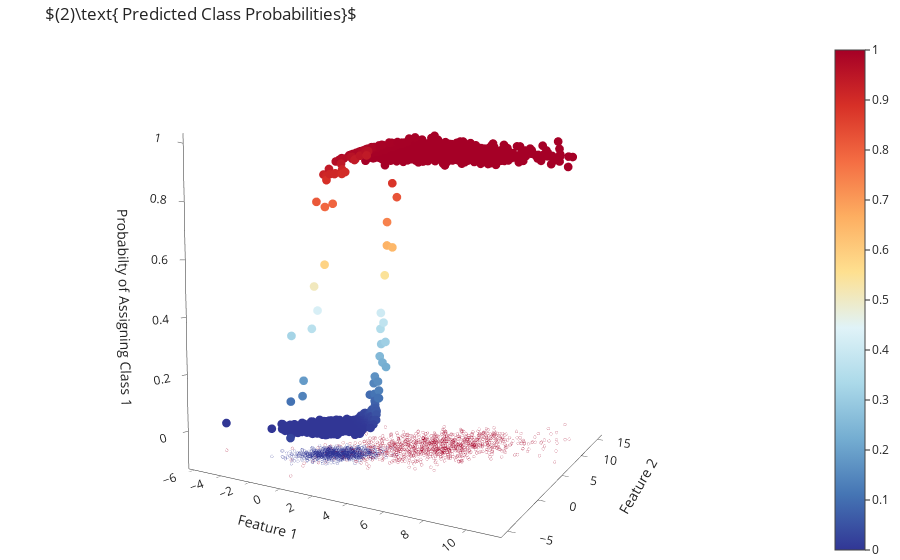

Notebook code cell kept with this figure:
### Markdown cell above
We fit a logistic regression model over the data generated above and predict the class assignment probability predicted by the fitted model. Therefore, for each sample we have a value expressing the probability of being assigned as class $1$. In Figure 2 we observe that for most samples the model is very certain of their label since the predicted probability is either close to $0$ or close to $1$. 

Consider what will happen when we transition from a continuous scale to a discrete one? Which samples are most definitly going to be classified as $0$ or $1$? For which samples is the model less certain about their class assignment?

### Code cell
from sklearn.linear_model import LogisticRegression

model = LogisticRegression(penalty="none").fit(X, y)
y_prob= model.predict_proba(X)[:, 1]

go.Figure([
    go.Scatter3d(x = X[:, 0], y=X[:, 1], z = [-0.1]*X.shape[0], mode = 'markers',
                 marker = dict(color=y, symbol="circle-open", colorscale=c, reversescale=True, size = 1)),
    go.Scatter3d(x = X[:, 0], y=X[:, 1], z = y_prob, mode = 'markers',
                 marker = dict(color = y_prob, colorscale=custom, reversescale=True, showscale=True, size = 3))],
    layout = go.Layout(title=r"$(2)\text{ Predicted Class Probabilities}$",
                       scene_aspectmode="cube", showlegend=False,
                       scene=dict(xaxis_title = "Feature 1",
                                  yaxis_title = "Feature 2",
                                  zaxis_title = "Probabilty of Assigning Class 1",
                                  camera = dict(eye=dict(x=1, y=-1.8, z=.1)))))

### Figure 1 — Plotly figure (JSON) as saved in the notebook; plotly's stock layout.template omitted (floating-point values rounded to 4 significant figures; data arrays with more than 128 entries replaced by an {"elided": "..."} marker saying what was removed)
{"data": [{"marker": {"color": {"elided": "2000 int values"}, "colorscale": [[0, "rgb(165,0,38)"], [1, "rgb(49,54,149)"]], "reversescale": true, "size": 1, "symbol": "circle-open"}, "mode": "markers", "type": "scatter3d", "x": {"elided": "2000 float values"}, "y": {"elided": "2000 float values"}, "z": {"elided": "2000 float values"}}, {"marker": {"color": {"elided": "2000 float values"}, "colorscale": [[0, "rgb(165,0,38)"], [0.1111, "rgb(215,48,39)"], [0.2222, "rgb(244,109,67)"], [0.3333, "rgb(253,174,97)"], [0.4444, "rgb(254,224,144)"], [0.5556, "rgb(224,243,248)"], [0.6667, "rgb(171,217,233)"], [0.7778, "rgb(116,173,209)"], [0.8889, "rgb(69,117,180)"], [1, "rgb(49,54,149)"]], "reversescale": true, "showscale": true, "size": 3}, "mode": "markers", "type": "scatter3d", "x": {"elided": "2000 float values"}, "y": {"elided": "2000 float values"}, "z": {"elided": "2000 float values"}}], "layout": {"scene": {"aspectmode": "cube", "camera": {"eye": {"x": 1, "y": -1.8, "z": 0.1}}, "xaxis": {"title": {"text": "Feature 1"}}, "yaxis": {"title": {"text": "Feature 2"}}, "zaxis": {"title": {"text": "Probabilty of Assigning Class 1"}}}, "showlegend": false, "title": {"text": "$(2)\\text{ Predicted Class Probabilities}$"}}}
